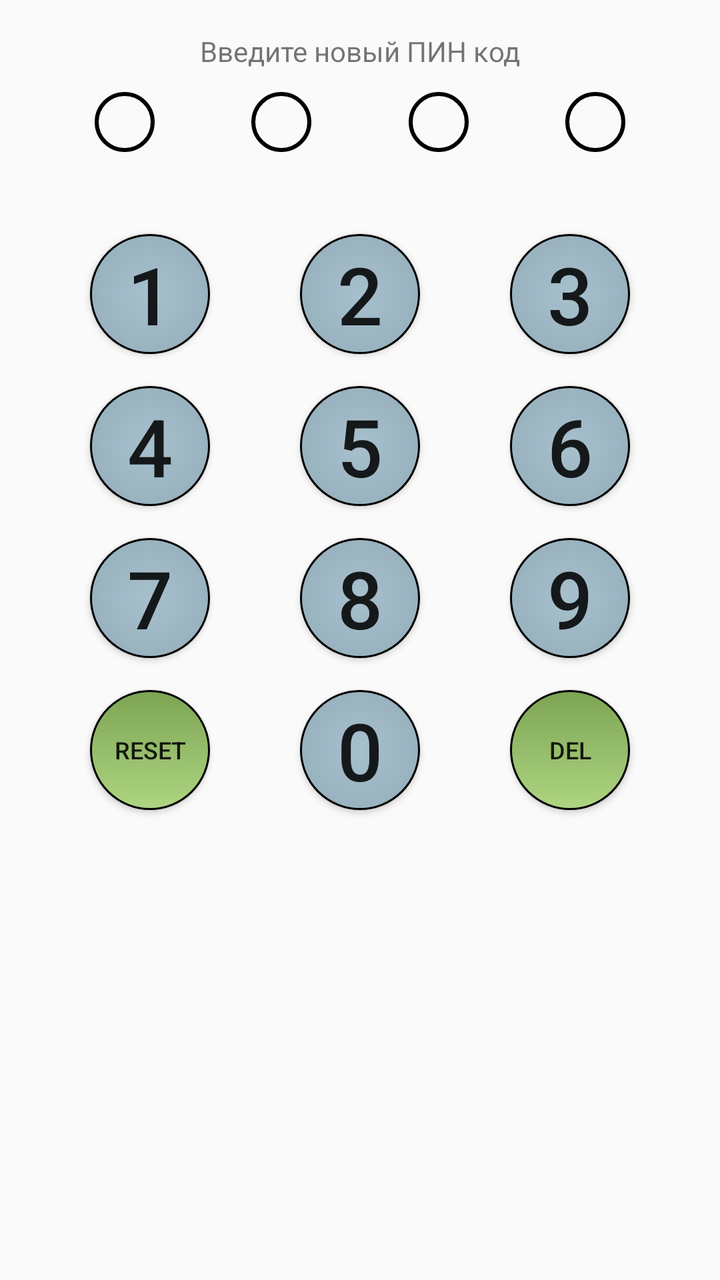
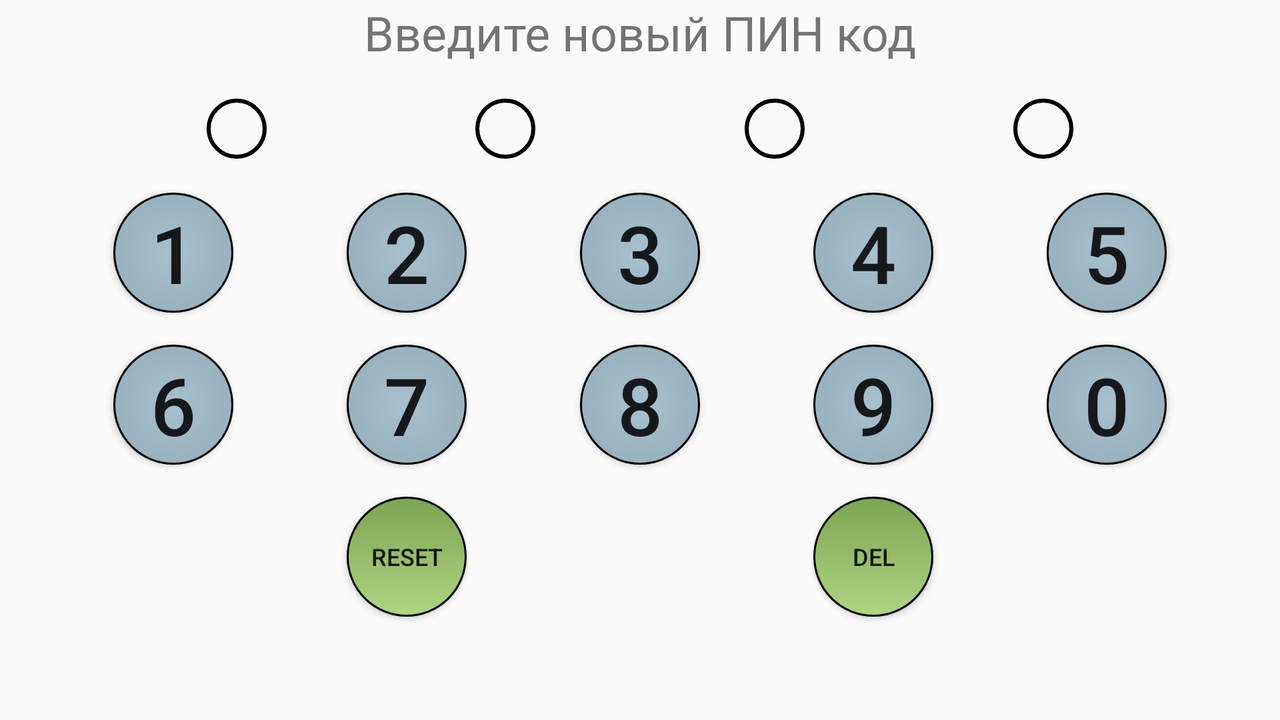

Two renders of one Android screen. The first uses the default layout on a phone; the second uses the alternative layout the repository ships for a different screen configuration, on a matching device. The two XML files are below.
<!-- AndroidManifest.xml: application theme AppTheme -->
<!-- res/layout/fragment_setting.xml -->
<?xml version="1.0" encoding="utf-8"?>
<androidx.constraintlayout.widget.ConstraintLayout
    xmlns:android="http://schemas.android.com/apk/res/android"
    xmlns:app="http://schemas.android.com/apk/res-auto"
    xmlns:tools="http://schemas.android.com/tools"
    android:layout_width="match_parent"
    android:layout_height="match_parent"
    tools:context=".screens.setting.SettingFragment">

    <TextView
        android:id="@+id/lbl_enter_pin"
        android:layout_width="wrap_content"
        android:layout_height="wrap_content"
        android:text="@string/enter_new_pin_code"
        android:layout_marginTop="@dimen/margin_btn_top"
        app:layout_constraintEnd_toEndOf="parent"
        app:layout_constraintStart_toStartOf="parent"
        app:layout_constraintTop_toTopOf="parent"
        tools:layout_editor_absoluteX="169dp"
        tools:layout_editor_absoluteY="208dp" />

    <TextView
        android:id="@+id/tv_pin1"
        android:layout_width="@dimen/pin_width"
        android:layout_height="@dimen/pin_width"
        android:layout_marginTop="10dp"
        android:background="@drawable/drw_ring"
        app:layout_constraintEnd_toStartOf="@+id/tv_pin2"
        app:layout_constraintHorizontal_bias="0.5"
        app:layout_constraintStart_toStartOf="parent"
        app:layout_constraintTop_toBottomOf="@+id/lbl_enter_pin" />

    <TextView
        android:id="@+id/tv_pin2"
        android:layout_width="@dimen/pin_width"
        android:layout_height="@dimen/pin_width"
        android:background="@drawable/drw_ring"
        app:layout_constraintEnd_toStartOf="@+id/tv_pin3"
        app:layout_constraintHorizontal_bias="0.5"
        app:layout_constraintStart_toEndOf="@+id/tv_pin1"
        app:layout_constraintTop_toTopOf="@+id/tv_pin1" />

    <TextView
        android:id="@+id/tv_pin3"
        android:layout_width="@dimen/pin_width"
        android:layout_height="@dimen/pin_width"
        android:background="@drawable/drw_ring"
        app:layout_constraintEnd_toStartOf="@+id/tv_pin4"
        app:layout_constraintHorizontal_bias="0.5"
        app:layout_constraintStart_toEndOf="@+id/tv_pin2"
        app:layout_constraintTop_toTopOf="@+id/tv_pin1" />

    <TextView
        android:id="@+id/tv_pin4"
        android:layout_width="@dimen/pin_width"
        android:layout_height="@dimen/pin_width"
        android:background="@drawable/drw_ring"
        app:layout_constraintEnd_toEndOf="parent"
        app:layout_constraintHorizontal_bias="0.5"
        app:layout_constraintStart_toEndOf="@+id/tv_pin3"
        app:layout_constraintTop_toTopOf="@+id/tv_pin1" />

    <Button
        android:id="@+id/btn_1"
        android:layout_width="@dimen/pin_btn_width"
        android:layout_height="@dimen/pin_btn_width"
        android:layout_marginTop="40dp"
        android:background="@drawable/drw_oval"
        android:text="1"
        android:textSize="@dimen/btn_pin_text_size"
        app:layout_constraintEnd_toStartOf="@+id/btn_2"
        app:layout_constraintHorizontal_bias="0.5"
        app:layout_constraintStart_toStartOf="parent"
        app:layout_constraintTop_toBottomOf="@+id/tv_pin1" />

    <Button
        android:id="@+id/btn_2"
        android:layout_width="@dimen/pin_btn_width"
        android:layout_height="@dimen/pin_btn_width"
        android:background="@drawable/drw_oval"
        android:text="2"
        android:textSize="@dimen/btn_pin_text_size"
        app:layout_constraintEnd_toStartOf="@+id/btn_3"
        app:layout_constraintHorizontal_bias="0.5"
        app:layout_constraintStart_toEndOf="@+id/btn_1"
        app:layout_constraintTop_toTopOf="@+id/btn_1" />

    <Button
        android:id="@+id/btn_3"
        android:layout_width="@dimen/pin_btn_width"
        android:layout_height="@dimen/pin_btn_width"
        android:background="@drawable/drw_oval"
        android:text="3"
        android:textSize="@dimen/btn_pin_text_size"
        app:layout_constraintEnd_toEndOf="parent"
        app:layout_constraintHorizontal_bias="0.5"
        app:layout_constraintStart_toEndOf="@+id/btn_2"
        app:layout_constraintTop_toTopOf="@+id/btn_1" />

    <Button
        android:id="@+id/btn_4"
        android:layout_width="@dimen/pin_btn_width"
        android:layout_height="@dimen/pin_btn_width"
        android:layout_marginTop="@dimen/margin_btn_top"
        android:background="@drawable/drw_oval"
        android:text="4"
        android:textSize="@dimen/btn_pin_text_size"
        app:layout_constraintEnd_toStartOf="@+id/btn_5"
        app:layout_constraintHorizontal_bias="0.5"
        app:layout_constraintStart_toStartOf="parent"
        app:layout_constraintTop_toBottomOf="@+id/btn_1" />

    <Button
        android:id="@+id/btn_5"
        android:layout_width="@dimen/pin_btn_width"
        android:layout_height="@dimen/pin_btn_width"
        android:background="@drawable/drw_oval"
        android:text="5"
        android:textSize="@dimen/btn_pin_text_size"
        app:layout_constraintEnd_toStartOf="@+id/btn_6"
        app:layout_constraintHorizontal_bias="0.5"
        app:layout_constraintStart_toEndOf="@+id/btn_4"
        app:layout_constraintTop_toTopOf="@+id/btn_4" />

    <Button
        android:id="@+id/btn_6"
        android:layout_width="@dimen/pin_btn_width"
        android:layout_height="@dimen/pin_btn_width"
        android:background="@drawable/drw_oval"
        android:text="6"
        android:textSize="@dimen/btn_pin_text_size"
        app:layout_constraintEnd_toEndOf="parent"
        app:layout_constraintHorizontal_bias="0.5"
        app:layout_constraintStart_toEndOf="@+id/btn_5"
        app:layout_constraintTop_toTopOf="@+id/btn_4" />

    <Button
        android:id="@+id/btn_7"
        android:layout_width="@dimen/pin_btn_width"
        android:layout_height="@dimen/pin_btn_width"
        android:layout_marginTop="@dimen/margin_btn_top"
        android:background="@drawable/drw_oval"
        android:text="7"
        android:textSize="@dimen/btn_pin_text_size"
        app:layout_constraintEnd_toStartOf="@+id/btn_8"
        app:layout_constraintHorizontal_bias="0.5"
        app:layout_constraintStart_toStartOf="parent"
        app:layout_constraintTop_toBottomOf="@+id/btn_4" />

    <Button
        android:id="@+id/btn_8"
        android:layout_width="@dimen/pin_btn_width"
        android:layout_height="@dimen/pin_btn_width"
        android:background="@drawable/drw_oval"
        android:text="8"
        android:textSize="@dimen/btn_pin_text_size"
        app:layout_constraintEnd_toStartOf="@+id/btn_9"
        app:layout_constraintHorizontal_bias="0.5"
        app:layout_constraintStart_toEndOf="@+id/btn_7"
        app:layout_constraintTop_toTopOf="@+id/btn_7" />

    <Button
        android:id="@+id/btn_9"
        android:layout_width="@dimen/pin_btn_width"
        android:layout_height="@dimen/pin_btn_width"
        android:background="@drawable/drw_oval"
        android:text="9"
        android:textSize="@dimen/btn_pin_text_size"
        app:layout_constraintEnd_toEndOf="parent"
        app:layout_constraintHorizontal_bias="0.5"
        app:layout_constraintStart_toEndOf="@+id/btn_8"
        app:layout_constraintTop_toTopOf="@+id/btn_7" />

    <Button
        android:id="@+id/btn_reset"
        android:layout_width="@dimen/pin_btn_width"
        android:layout_height="@dimen/pin_btn_width"
        android:layout_marginTop="@dimen/margin_btn_top"
        android:background="@drawable/drw_oval_secondary_color"
        android:text="@string/str_btn_reset"
        android:textSize="@dimen/btn_reset_bs_text_size"
        app:layout_constraintEnd_toStartOf="@+id/btn_0"
        app:layout_constraintHorizontal_bias="0.5"
        app:layout_constraintStart_toStartOf="parent"
        app:layout_constraintTop_toBottomOf="@+id/btn_7" />

    <Button
        android:id="@+id/btn_0"
        android:layout_width="@dimen/pin_btn_width"
        android:layout_height="@dimen/pin_btn_width"
        android:background="@drawable/drw_oval"
        android:text="0"
        android:textSize="@dimen/btn_pin_text_size"
        app:layout_constraintTop_toTopOf="@+id/btn_reset"
        app:layout_constraintEnd_toStartOf="@+id/btn_bs"
        app:layout_constraintHorizontal_bias="0.5"
        app:layout_constraintStart_toEndOf="@+id/btn_reset"
        tools:layout_editor_absoluteY="498dp" />

    <Button
        android:id="@+id/btn_bs"
        android:layout_width="@dimen/pin_btn_width"
        android:layout_height="@dimen/pin_btn_width"
        android:background="@drawable/drw_oval_secondary_color"
        android:text="@string/str_btn_backspace"
        android:textSize="@dimen/btn_reset_bs_text_size"
        app:layout_constraintTop_toTopOf="@+id/btn_reset"
        app:layout_constraintEnd_toEndOf="parent"
        app:layout_constraintHorizontal_bias="0.5"
        app:layout_constraintStart_toEndOf="@+id/btn_0"
        tools:layout_editor_absoluteY="498dp" />

</androidx.constraintlayout.widget.ConstraintLayout>
<!-- resources referenced by this layout -->
<resources>
  <dimen name="btn_pin_text_size">40sp</dimen>
  <dimen name="btn_reset_bs_text_size">12sp</dimen>
  <dimen name="margin_btn_top">16dp</dimen>
  <dimen name="pin_btn_width">60dp</dimen>
  <dimen name="pin_width">32dp</dimen>
  <!-- drawable drw_oval (drawable) -->
  <?xml version="1.0" encoding="utf-8"?>
  <shape xmlns:android="http://schemas.android.com/apk/res/android"
      android:shape="oval"
      >
  
  
      <gradient
          android:angle="90"
          android:endColor="@color/colorPrimary"
          android:startColor="@color/colorPrimaryLight"
          android:type="radial"
          android:gradientRadius="100dp"/>
  
      <stroke
          android:width="1dp"
          android:color="#FF000000" />
  
  
  
  
  </shape>
  <!-- drawable drw_oval_secondary_color (drawable) -->
  <?xml version="1.0" encoding="utf-8"?>
  <shape xmlns:android="http://schemas.android.com/apk/res/android"
      android:shape="oval"
      >
  
  
      <gradient
          android:angle="90"
          android:endColor="@color/colorSecondaryDark"
          android:startColor="@color/colorSecondary"
          android:type="linear" />
  
      <stroke
          android:width="1dp"
          android:color="#FF000000" />
  
  
  
  
  </shape>
  <!-- drawable drw_ring (drawable) -->
  <?xml version="1.0" encoding="utf-8"?>
  <shape xmlns:android="http://schemas.android.com/apk/res/android"
      android:shape="ring"
      android:innerRadius="14dp"
      android:thickness="0dp"
      android:useLevel="false">
  
  
          <stroke
              android:width="2dp"
              android:color="#FF000000" />
  
  </shape>
  <string name="enter_new_pin_code">Введите новый ПИН код</string>
  <string name="str_btn_backspace">Del</string>
  <string name="str_btn_reset">Reset</string>
  <style name="AppTheme" parent="Theme.AppCompat.Light.NoActionBar">
          
          <item name="colorPrimary">@color/colorPrimary</item>
          <item name="colorPrimaryDark">@color/colorPrimaryDark</item>
          <item name="colorAccent">@color/colorSecondary</item>
      </style>
  <color name="colorPrimary">#78909c</color>
  <color name="colorPrimaryLight">#a7c0cd</color>
  <color name="colorSecondaryDark">#7da453</color>
  <color name="colorSecondary">#aed581</color>
  <color name="colorPrimaryDark">#4b636e</color>
</resources>
<!-- res/layout-land/fragment_setting.xml (the repository's variant of the layout above) -->
<!-- drawn on the phone turned sideways -->
<?xml version="1.0" encoding="utf-8"?>
<androidx.constraintlayout.widget.ConstraintLayout xmlns:android="http://schemas.android.com/apk/res/android"
    xmlns:app="http://schemas.android.com/apk/res-auto"
    xmlns:tools="http://schemas.android.com/tools"
    android:layout_width="match_parent"
    android:layout_height="match_parent"
    tools:context=".screens.setting.SettingFragment">


    <ImageView
        android:id="@+id/iv_lock"
        android:layout_width="wrap_content"
        android:layout_height="wrap_content"
        android:src="@drawable/ic_lock"
        app:layout_constraintEnd_toEndOf="parent"
        app:layout_constraintStart_toStartOf="parent"
        app:layout_constraintTop_toTopOf="parent" />

    <TextView
        android:id="@+id/lbl_enter_pin"
        android:layout_width="wrap_content"
        android:layout_height="wrap_content"
        android:text="@string/enter_new_pin_code"
        android:textSize="@dimen/app_h1_text"
        app:layout_constraintEnd_toEndOf="parent"
        app:layout_constraintStart_toStartOf="parent"
        app:layout_constraintTop_toBottomOf="@+id/iv_lock"
        tools:layout_editor_absoluteX="169dp"
        tools:layout_editor_absoluteY="208dp" />

    <TextView
        android:id="@+id/tv_pin1"
        android:layout_width="@dimen/pin_width"
        android:layout_height="@dimen/pin_width"
        android:layout_marginTop="@dimen/margin_btn_top"
        android:background="@drawable/drw_ring"
        app:layout_constraintEnd_toStartOf="@+id/tv_pin2"
        app:layout_constraintHorizontal_bias="0.5"
        app:layout_constraintStart_toStartOf="parent"
        app:layout_constraintTop_toBottomOf="@+id/lbl_enter_pin" />

    <TextView
        android:id="@+id/tv_pin2"
        android:layout_width="@dimen/pin_width"
        android:layout_height="@dimen/pin_width"
        android:background="@drawable/drw_ring"
        app:layout_constraintEnd_toStartOf="@+id/tv_pin3"
        app:layout_constraintHorizontal_bias="0.5"
        app:layout_constraintStart_toEndOf="@+id/tv_pin1"
        app:layout_constraintTop_toTopOf="@+id/tv_pin1" />

    <TextView
        android:id="@+id/tv_pin3"
        android:layout_width="@dimen/pin_width"
        android:layout_height="@dimen/pin_width"
        android:background="@drawable/drw_ring"
        app:layout_constraintEnd_toStartOf="@+id/tv_pin4"
        app:layout_constraintHorizontal_bias="0.5"
        app:layout_constraintStart_toEndOf="@+id/tv_pin2"
        app:layout_constraintTop_toTopOf="@+id/tv_pin1" />

    <TextView
        android:id="@+id/tv_pin4"
        android:layout_width="@dimen/pin_width"
        android:layout_height="@dimen/pin_width"
        android:background="@drawable/drw_ring"
        app:layout_constraintEnd_toEndOf="parent"
        app:layout_constraintHorizontal_bias="0.5"
        app:layout_constraintStart_toEndOf="@+id/tv_pin3"
        app:layout_constraintTop_toTopOf="@+id/tv_pin1" />

    <Button
        android:id="@+id/btn_1"
        android:layout_width="@dimen/pin_btn_width"
        android:layout_height="@dimen/pin_btn_width"
        android:layout_marginTop="@dimen/margin_btn_top"
        android:background="@drawable/drw_oval"
        android:text="1"
        android:textSize="@dimen/btn_pin_text_size"
        app:layout_constraintEnd_toStartOf="@+id/btn_2"
        app:layout_constraintHorizontal_bias="0.5"
        app:layout_constraintStart_toStartOf="parent"
        app:layout_constraintTop_toBottomOf="@+id/tv_pin1" />

    <Button
        android:id="@+id/btn_2"
        android:layout_width="@dimen/pin_btn_width"
        android:layout_height="@dimen/pin_btn_width"
        android:background="@drawable/drw_oval"
        android:text="2"
        android:textSize="@dimen/btn_pin_text_size"
        app:layout_constraintEnd_toStartOf="@+id/btn_3"
        app:layout_constraintHorizontal_bias="0.5"
        app:layout_constraintStart_toEndOf="@+id/btn_1"
        app:layout_constraintTop_toTopOf="@+id/btn_1" />

    <Button
        android:id="@+id/btn_3"
        android:layout_width="@dimen/pin_btn_width"
        android:layout_height="@dimen/pin_btn_width"
        android:background="@drawable/drw_oval"
        android:text="3"
        android:textSize="@dimen/btn_pin_text_size"
        app:layout_constraintEnd_toStartOf="@+id/btn_4"
        app:layout_constraintHorizontal_bias="0.5"
        app:layout_constraintStart_toEndOf="@+id/btn_2"
        app:layout_constraintTop_toTopOf="@+id/btn_2" />

    <Button
        android:id="@+id/btn_4"
        android:layout_width="@dimen/pin_btn_width"
        android:layout_height="@dimen/pin_btn_width"
        android:background="@drawable/drw_oval"
        android:text="4"
        android:textSize="@dimen/btn_pin_text_size"
        app:layout_constraintEnd_toStartOf="@+id/btn_5"
        app:layout_constraintHorizontal_bias="0.5"
        app:layout_constraintStart_toEndOf="@+id/btn_3"
        app:layout_constraintTop_toTopOf="@+id/btn_3" />

    <Button
        android:id="@+id/btn_5"
        android:layout_width="@dimen/pin_btn_width"
        android:layout_height="@dimen/pin_btn_width"
        android:background="@drawable/drw_oval"
        android:text="5"
        android:textSize="@dimen/btn_pin_text_size"
        app:layout_constraintEnd_toEndOf="parent"
        app:layout_constraintHorizontal_bias="0.5"
        app:layout_constraintStart_toEndOf="@+id/btn_4"
        app:layout_constraintTop_toTopOf="@id/btn_4"
        tools:layout_editor_absoluteY="79dp" />

    <Button
        android:id="@+id/btn_6"
        android:layout_width="@dimen/pin_btn_width"
        android:layout_height="@dimen/pin_btn_width"
        android:layout_marginTop="@dimen/margin_btn_top"
        android:background="@drawable/drw_oval"
        android:text="6"
        android:textSize="@dimen/btn_pin_text_size"
        app:layout_constraintEnd_toStartOf="@+id/btn_7"
        app:layout_constraintHorizontal_bias="0.5"
        app:layout_constraintStart_toStartOf="parent"
        app:layout_constraintTop_toBottomOf="@+id/btn_1" />

    <Button
        android:id="@+id/btn_7"
        android:layout_width="@dimen/pin_btn_width"
        android:layout_height="@dimen/pin_btn_width"
        android:background="@drawable/drw_oval"
        android:text="7"
        android:textSize="@dimen/btn_pin_text_size"
        app:layout_constraintEnd_toStartOf="@+id/btn_8"
        app:layout_constraintHorizontal_bias="0.5"
        app:layout_constraintStart_toEndOf="@+id/btn_6"
        app:layout_constraintTop_toTopOf="@+id/btn_6" />

    <Button
        android:id="@+id/btn_8"
        android:layout_width="@dimen/pin_btn_width"
        android:layout_height="@dimen/pin_btn_width"
        android:background="@drawable/drw_oval"
        android:text="8"
        android:textSize="@dimen/btn_pin_text_size"
        app:layout_constraintEnd_toStartOf="@+id/btn_9"
        app:layout_constraintHorizontal_bias="0.5"
        app:layout_constraintStart_toEndOf="@+id/btn_7"
        app:layout_constraintTop_toTopOf="@+id/btn_7" />

    <Button
        android:id="@+id/btn_9"
        android:layout_width="@dimen/pin_btn_width"
        android:layout_height="@dimen/pin_btn_width"
        android:background="@drawable/drw_oval"
        android:text="9"
        android:textSize="@dimen/btn_pin_text_size"
        app:layout_constraintEnd_toStartOf="@+id/btn_0"
        app:layout_constraintHorizontal_bias="0.5"
        app:layout_constraintStart_toEndOf="@+id/btn_8"
        app:layout_constraintTop_toTopOf="@+id/btn_8" />

    <Button
        android:id="@+id/btn_0"
        android:layout_width="@dimen/pin_btn_width"
        android:layout_height="@dimen/pin_btn_width"
        android:background="@drawable/drw_oval"
        android:text="0"
        android:textSize="@dimen/btn_pin_text_size"
        app:layout_constraintEnd_toEndOf="parent"
        app:layout_constraintHorizontal_bias="0.5"
        app:layout_constraintStart_toEndOf="@+id/btn_9"
        app:layout_constraintTop_toTopOf="@+id/btn_9"
        tools:layout_editor_absoluteY="139dp" />

    <Button
        android:id="@+id/btn_reset"
        android:layout_width="@dimen/pin_btn_width"
        android:layout_height="@dimen/pin_btn_width"
        android:layout_marginTop="@dimen/margin_btn_top"
        android:background="@drawable/drw_oval_secondary_color"
        android:text="@string/str_btn_reset"
        android:textSize="@dimen/btn_reset_bs_text_size"
        app:layout_constraintEnd_toStartOf="@+id/btn_bs"
        app:layout_constraintHorizontal_bias="0.5"
        app:layout_constraintStart_toStartOf="parent"
        app:layout_constraintTop_toBottomOf="@+id/btn_6" />

    <Button
        android:id="@+id/btn_bs"
        android:layout_width="@dimen/pin_btn_width"
        android:layout_height="@dimen/pin_btn_width"
        android:background="@drawable/drw_oval_secondary_color"
        android:text="@string/str_btn_backspace"
        android:textSize="@dimen/btn_reset_bs_text_size"
        app:layout_constraintEnd_toEndOf="parent"
        app:layout_constraintHorizontal_bias="0.5"
        app:layout_constraintStart_toEndOf="@+id/btn_reset"
        app:layout_constraintTop_toTopOf="@+id/btn_reset"
        tools:layout_editor_absoluteY="347dp" />

</androidx.constraintlayout.widget.ConstraintLayout>
<!-- resources referenced by the variant -->
<!-- as the phone turned sideways resolves them -->
<resources>
  <dimen name="app_h1_text">24sp</dimen>
  <dimen name="btn_pin_text_size">40sp</dimen>
  <dimen name="btn_reset_bs_text_size">12sp</dimen>
  <dimen name="margin_btn_top">16dp</dimen>
  <dimen name="pin_btn_width">60dp</dimen>
  <dimen name="pin_width">32dp</dimen>
  <!-- drawable drw_oval (drawable) -->
  <?xml version="1.0" encoding="utf-8"?>
  <shape xmlns:android="http://schemas.android.com/apk/res/android"
      android:shape="oval"
      >
  
  
      <gradient
          android:angle="90"
          android:endColor="@color/colorPrimary"
          android:startColor="@color/colorPrimaryLight"
          android:type="radial"
          android:gradientRadius="100dp"/>
  
      <stroke
          android:width="1dp"
          android:color="#FF000000" />
  
  
  
  
  </shape>
  <!-- drawable drw_oval_secondary_color (drawable) -->
  <?xml version="1.0" encoding="utf-8"?>
  <shape xmlns:android="http://schemas.android.com/apk/res/android"
      android:shape="oval"
      >
  
  
      <gradient
          android:angle="90"
          android:endColor="@color/colorSecondaryDark"
          android:startColor="@color/colorSecondary"
          android:type="linear" />
  
      <stroke
          android:width="1dp"
          android:color="#FF000000" />
  
  
  
  
  </shape>
  <!-- drawable drw_ring (drawable) -->
  <?xml version="1.0" encoding="utf-8"?>
  <shape xmlns:android="http://schemas.android.com/apk/res/android"
      android:shape="ring"
      android:innerRadius="14dp"
      android:thickness="0dp"
      android:useLevel="false">
  
  
          <stroke
              android:width="2dp"
              android:color="#FF000000" />
  
  </shape>
  <string name="enter_new_pin_code">Введите новый ПИН код</string>
  <string name="str_btn_backspace">Del</string>
  <string name="str_btn_reset">Reset</string>
  <style name="AppTheme" parent="Theme.AppCompat.Light.NoActionBar">
          
          <item name="colorPrimary">@color/colorPrimary</item>
          <item name="colorPrimaryDark">@color/colorPrimaryDark</item>
          <item name="colorAccent">@color/colorSecondary</item>
      </style>
  <color name="colorPrimary">#78909c</color>
  <color name="colorPrimaryLight">#a7c0cd</color>
  <color name="colorSecondaryDark">#7da453</color>
  <color name="colorSecondary">#aed581</color>
  <color name="colorPrimaryDark">#4b636e</color>
</resources>
